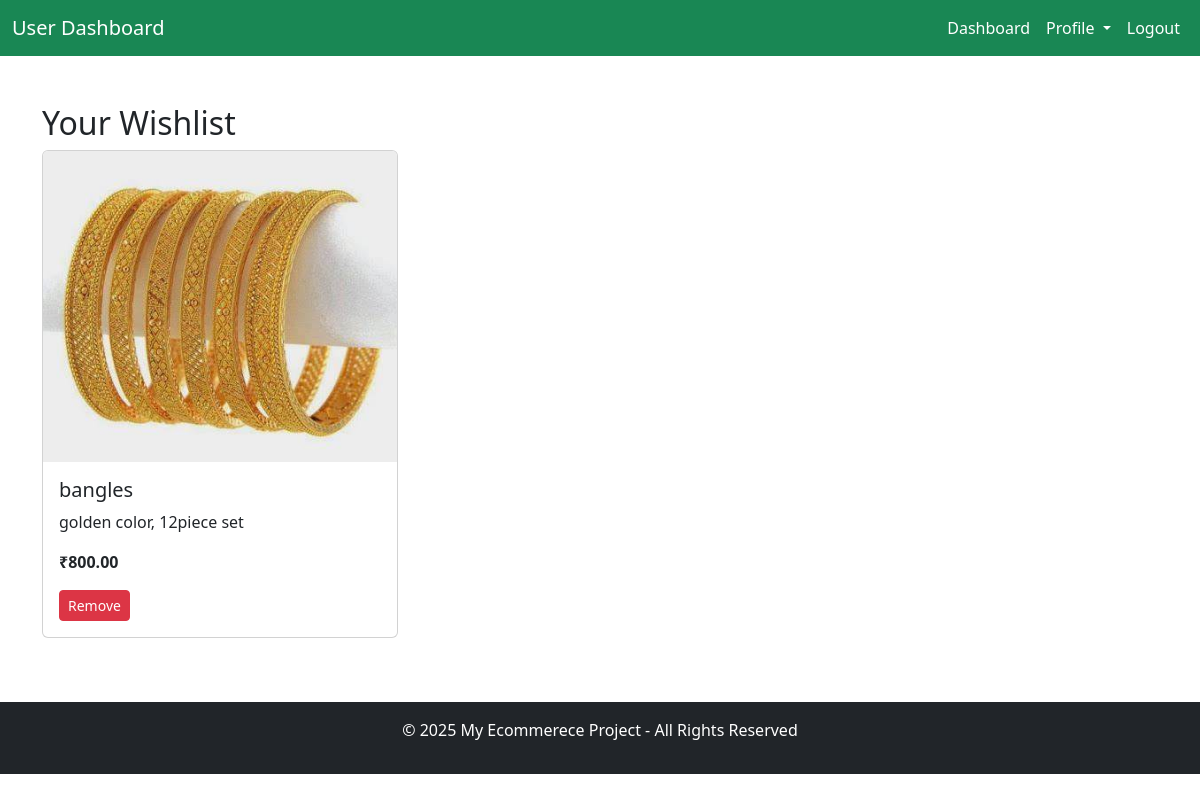
Screenshot of /user/wishlist/ (signed in) with the database file from the repository.
### accounts/models.py (models this page shows, shortened)
class Wishlist(models.Model):
    user = models.ForeignKey(settings.AUTH_USER_MODEL, on_delete=models.CASCADE)
    product = models.ForeignKey('Product', on_delete=models.CASCADE)
    added_on = models.DateTimeField(auto_now_add=True)

class Product(models.Model):
    name = models.CharField(max_length=255)
    description = models.TextField()
    price = models.DecimalField(max_digits=10, decimal_places=2)
    image = models.ImageField(upload_to='product_images/', null=True, blank=True)
    created_by = models.ForeignKey(settings.AUTH_USER_MODEL, on_delete=models.CASCADE, related_name='products')
    is_active = models.BooleanField(default=True)
    created_at = models.DateTimeField(auto_now_add=True)

### accounts/views.py (the view)
# urls.py: path('user/wishlist/', views.view_wishlist, name='view_wishlist'),
@login_required
def view_wishlist(request):
    wishlist_items = Wishlist.objects.filter(user=request.user)
    return render(request, 'accounts/user/wishlist.html', {'wishlist_items': wishlist_items})

### accounts/templates/accounts/user/wishlist.html
{% extends 'accounts/user_base.html' %}
{% load static %}
{% block content %}
<div class="container mt-5">
    <h2>Your Wishlist</h2>
    {% if wishlist_items %}
        <div class="row">
            {% for item in wishlist_items %}
                <div class="col-md-4">
                    <div class="card mb-3">
                        <img src="{{ item.product.image.url }}" class="card-img-top" alt="{{ item.product.name }}">
                        <div class="card-body">
                            <h5 class="card-title">{{ item.product.name }}</h5>
                            <p class="card-text">{{ item.product.description|truncatewords:15 }}</p>
                            <p class="card-text"><strong>₹{{ item.product.price }}</strong></p>
                            <a href="{% url 'remove_from_wishlist' item.id %}" class="btn btn-danger btn-sm">Remove</a>
                        </div>
                    </div>
                </div>
            {% endfor %}
        </div>
    {% else %}
        <p>You have no items in your wishlist.</p>
    {% endif %}
</div>
{% endblock %}

### rows the page displays
Wishlist: product.image (picture), product.name "bangles", product.description "golden color, 12piece set", product.price "800.00"
